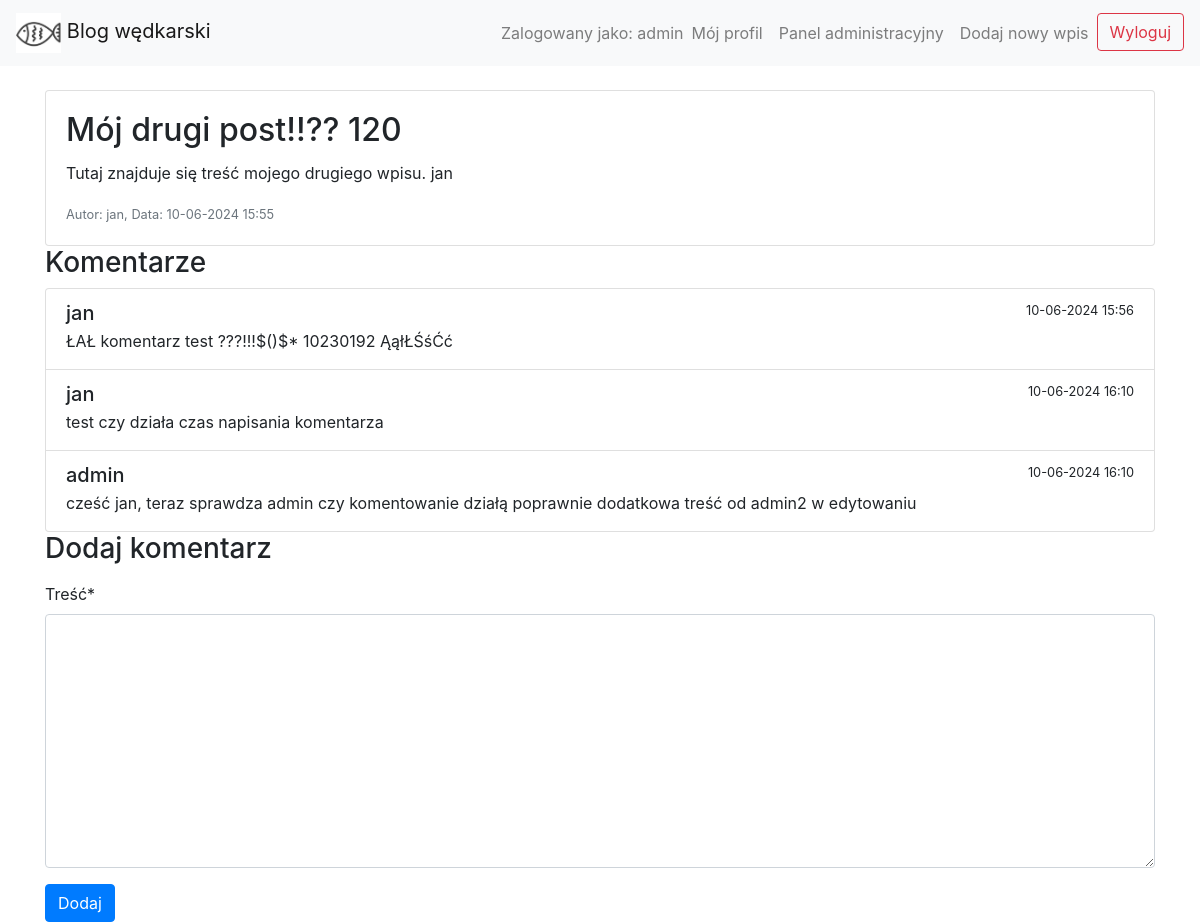
/pl/post/2/ (signed in), run on the app's committed database.
### blog/models.py (models this page shows, shortened)
class CustomUser(AbstractUser):
    imie = models.CharField(max_length=30, default='Nieznane')
    nazwisko = models.CharField(max_length=30, default='Nieznane')
    wiek = models.PositiveIntegerField(default=0)

class Post(models.Model):
    autor = models.ForeignKey(CustomUser, on_delete=models.CASCADE, verbose_name=_("Autor"))
    tytul = models.CharField(max_length=60, verbose_name=_("Tytuł"))
    tresc = models.TextField(max_length=200, verbose_name=_("Treść"))
    data_publikacji = models.DateTimeField(auto_now_add=True, verbose_name=_("Data publikacji"))
    class Meta:
        verbose_name = _("Post")
        verbose_name_plural = _("Posty")
        permissions = [
            ("can_add_post", _("Może dodać wpis")),
            ("can_change_post", _("Może zmienić wpis")),
            ("can_delete_post", _("Może usunąć wpis")),
        ]

class Komentarz(models.Model):
    post = models.ForeignKey(Post, related_name='komentarze', on_delete=models.CASCADE, verbose_name=_("Wpis"))
    autor = models.ForeignKey(CustomUser, on_delete=models.CASCADE, verbose_name=_("Autor"))
    tresc = models.TextField(verbose_name=_("Treść"))
    data_publikacji = models.DateTimeField(auto_now_add=True, verbose_name=_("Data publikacji"))
    class Meta:
        verbose_name = _("Komentarz")
        verbose_name_plural = _("Komentarze")
        permissions = [
            ("can_add_komentarz", _("Może dodać komentarz")),
            ("can_change_komentarz", _("Może zmienić komentarz")),
            ("can_delete_komentarz", _("Może usunąć komentarz")),
        ]

### blog/views.py (the view)
# urls.py: path('post/<int:post_id>/', views.post_detail, name='post_detail'),
@login_required
def post_detail(request, post_id):
    post = Post.objects.get(id=post_id)
    if request.method == 'POST':
        form = KomentarzForm(request.POST)
        if form.is_valid():
            komentarz = form.save(commit=False)
            komentarz.post = post
            komentarz.autor = request.user
            komentarz.save()
            return redirect('post_detail', post_id=post.id)
    else:
        form = KomentarzForm()
    return render(request, 'post_detail.html', {'post': post, 'form': form})

### blog/forms.py
class KomentarzForm(forms.ModelForm):
    class Meta:
        model = Komentarz
        fields = ['tresc']

### templates/post_detail.html (shortened to what this page needs)
{% extends 'base.html' %}
{% load crispy_forms_tags %}
{% block content %}
<div class="card">
    <div class="card-body">
        <h2 class="card-title">{{ post.tytul }}</h2>
        <p class="card-text">{{ post.tresc }}</p>
        <p class="card-text"><small class="text-muted">Autor: {{ post.autor.username }}, Data: {{ post.data_publikacji|date:"d-m-Y H:i" }}</small></p>
    </div>
</div>
<h3>Komentarze</h3>
<div class="list-group">
    {% for komentarz in post.komentarze.all %}
        <div class="list-group-item">
            <div class="d-flex w-100 justify-content-between">
                <h5 class="mb-1">{{ komentarz.autor.username }}</h5>
                <small>{{ komentarz.data_publikacji|date:"d-m-Y H:i" }}</small>
            </div>
            <p class="mb-1" style="word-wrap: break-word; max-width: 100%;">{{ komentarz.tresc }}</p>
        </div>
    {% endfor %}
</div>
{% if user.is_authenticated %}
    <h3>Dodaj komentarz</h3>
    <form method="post" class="form mt-3">
        {{ form|crispy }}
        <button type="submit" class="btn btn-primary">Dodaj</button>
    </form>
{% else %}
    <p>Musisz być zalogowany, aby dodać komentarz. <a href="{% url 'login' %}">Zaloguj się</a></p>
{% endif %}
{% endblock %}

### templates/base.html (shortened to what this page needs)
<!DOCTYPE html>
<html lang="pl">
<head>
    {% load static %}
    <link href="https://stackpath.bootstrapcdn.com/bootstrap/4.5.2/css/bootstrap.min.css" rel="stylesheet">
</head>
<body>
    <nav class="navbar navbar-expand-lg navbar-light bg-light">
        <a class="navbar-brand" href="{% url 'index' %}">
            <img src="{% static 'images/fish_icon.png' %}" alt="Logo">
            Blog wędkarski
        </a>
        <div class="collapse navbar-collapse">
            <ul class="navbar-nav ml-auto">
                {% if user.is_authenticated %}
                    <li class="nav-item">
                        <span class="navbar-text">Zalogowany jako: {{ user.username }}</span>
                    </li>
                    <li class="nav-item">
                        <a class="nav-link" href="{% url 'profile' %}">Mój profil</a>
                    </li>
                    {% if user.is_staff %}
                        <li class="nav-item">
                            <a class="nav-link" href="{% url 'admin:index' %}">Panel administracyjny</a>
                        </li>
                    {% endif %}
                    <li class="nav-item">
                        <a class="nav-link" href="{% url 'create_post' %}">Dodaj nowy wpis</a>
                    </li>
                    <li class="nav-item">
                        <form class="form-inline" method="post" action="{% url 'logout' %}">
                            <button class="btn btn-outline-danger" type="submit">Wyloguj</button>
                        </form>
                    </li>
                {% endif %}
            </ul>
        </div>
    </nav>
    <div class="container mt-4">
        {% block content %}{% endblock %}
    </div>
</body>
</html>

### data on the page
CustomUser: username "admin"
Post: tytul "Mój drugi post!!?? 120", tresc "Tutaj znajduje się treść mojego drugiego wpisu. jan", autor.username "jan", data_publikacji "10-06-2024 15:55"
Komentarz: autor.username "jan", data_publikacji "10-06-2024 15:56", tresc "ŁAŁ komentarz test ???!!!$()$* 10230192 ĄąłŁŚśĆć"
Komentarz: autor.username "jan", data_publikacji "10-06-2024 16:10", tresc "test czy działa czas napisania komentarza"
Komentarz: autor.username "admin", data_publikacji "10-06-2024 16:10", tresc "cześć jan, teraz sprawdza admin czy komentowanie działą poprawnie dodatkowa treść od admin2 w edytowaniu"
